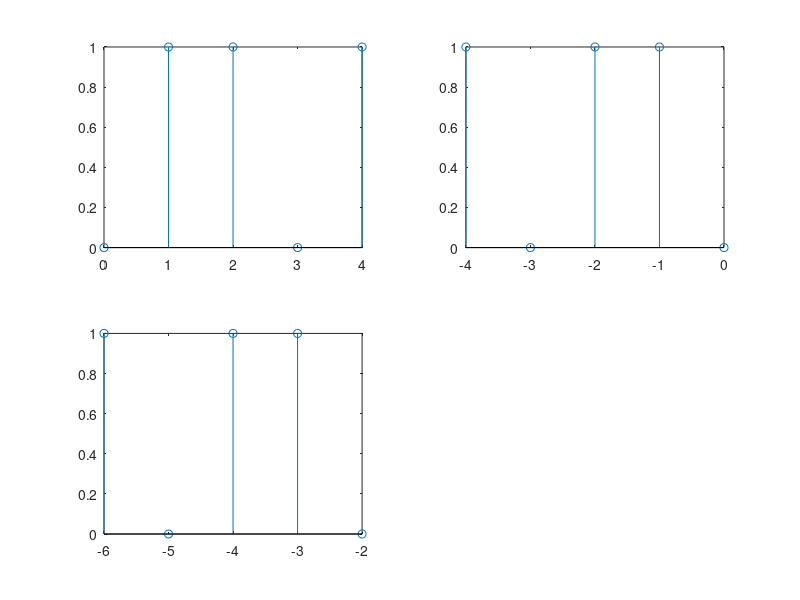

Here is the MATLAB script that generated this plot:
t=0:4
x=[0 1 1 0 1]
figure
subplot(2,2,1)
stem(t,x)
for i=1:5
    r(i)=-t(i);
    z(i)=x(i);
end
subplot(2,2,2)
stem(r,z)
for i=1:5
    o(i)=-t(i)-2;
    p(i)=x(i);
end
subplot(2,2,3)
stem(o,p)
